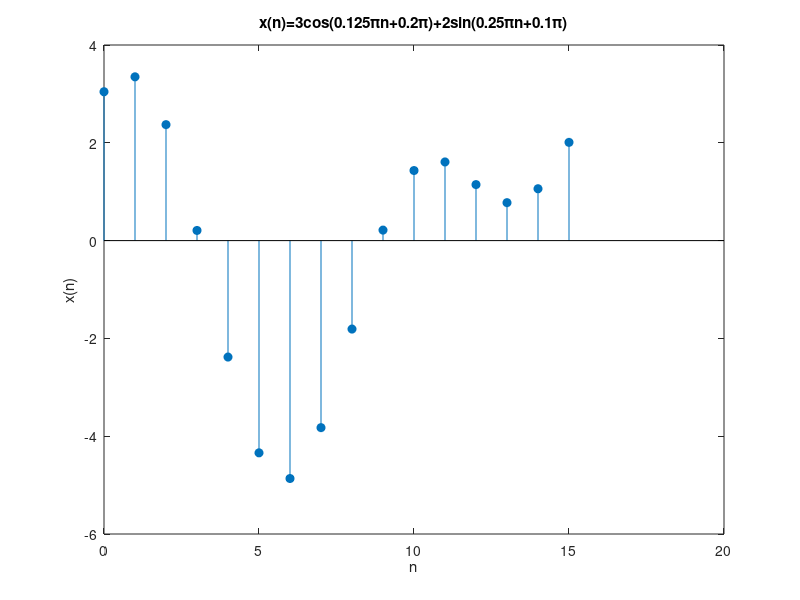

The MATLAB source for this figure:
%x(n)=3cos(0.125pi*n+0.2pi)+2sin(0.25pi*n+0.1pi)  0<=n<=15
n=0:15;
x=3*cos(0.125*pi*n+0.2*pi)+2*sin(0.25*pi*n+0.1*pi);
stem(n,x,'fill');
title('x(n)=3cos(0.125\pin+0.2\pi)+2sin(0.25\pin+0.1\pi)');
xlabel('n');
ylabel('x(n)');